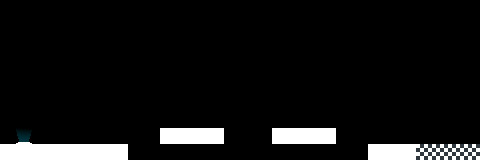

Rendered tile map (Tiled .tmx) drawn with the repository's tilesets; below, a short description and the full map source, tile grids included:
An orthogonal 30x10 tile map with 16x16 px tiles, 4 tile layers (Platform, Spawn, Finish, Spike) and 1 object.

<map version="1.8" tiledversion="1.8.5" orientation="orthogonal" renderorder="right-down" width="30" height="10" tilewidth="16" tileheight="16" infinite="0" nextlayerid="11" nextobjectid="5">
 <editorsettings>
  <export target="../level-1.json" format="json" />
 </editorsettings>
 <tileset firstgid="1" source="boxel-rebound-tileset.tsx" />
 <layer id="1" name="Platform" width="30" height="10">
  <data encoding="csv">
0,0,0,0,0,0,0,0,0,0,0,0,0,0,0,0,0,0,0,0,0,0,0,0,0,0,0,0,0,0,
0,0,0,0,0,0,0,0,0,0,0,0,0,0,0,0,0,0,0,0,0,0,0,0,0,0,0,0,0,0,
0,0,0,0,0,0,0,0,0,0,0,0,0,0,0,0,0,0,0,0,0,0,0,0,0,0,0,0,0,0,
0,0,0,0,0,0,0,0,0,0,0,0,0,0,0,0,0,0,0,0,0,0,0,0,0,0,0,0,0,0,
0,0,0,0,0,0,0,0,0,0,0,0,0,0,0,0,0,0,0,0,0,0,0,0,0,0,0,0,0,0,
0,0,0,0,0,0,0,0,0,0,0,0,0,0,0,0,0,0,0,0,0,0,0,0,0,0,0,0,0,0,
0,0,0,0,0,0,0,0,0,0,0,0,0,0,0,0,0,0,0,0,0,0,0,0,0,0,0,0,0,0,
0,0,0,0,0,0,0,0,0,0,0,0,0,0,0,0,0,0,0,0,0,0,0,0,0,0,0,0,0,0,
0,0,0,0,0,0,0,0,0,0,3,3,3,3,0,0,0,3,3,3,3,0,0,0,0,0,0,0,0,0,
3,3,3,3,3,3,3,3,0,0,0,0,0,0,0,0,0,0,0,0,0,0,0,3,3,3,0,0,0,0
</data>
 </layer>
 <layer id="2" name="Spawn" width="30" height="10">
  <data encoding="csv">
0,0,0,0,0,0,0,0,0,0,0,0,0,0,0,0,0,0,0,0,0,0,0,0,0,0,0,0,0,0,
0,0,0,0,0,0,0,0,0,0,0,0,0,0,0,0,0,0,0,0,0,0,0,0,0,0,0,0,0,0,
0,0,0,0,0,0,0,0,0,0,0,0,0,0,0,0,0,0,0,0,0,0,0,0,0,0,0,0,0,0,
0,0,0,0,0,0,0,0,0,0,0,0,0,0,0,0,0,0,0,0,0,0,0,0,0,0,0,0,0,0,
0,0,0,0,0,0,0,0,0,0,0,0,0,0,0,0,0,0,0,0,0,0,0,0,0,0,0,0,0,0,
0,0,0,0,0,0,0,0,0,0,0,0,0,0,0,0,0,0,0,0,0,0,0,0,0,0,0,0,0,0,
0,0,0,0,0,0,0,0,0,0,0,0,0,0,0,0,0,0,0,0,0,0,0,0,0,0,0,0,0,0,
0,0,0,0,0,0,0,0,0,0,0,0,0,0,0,0,0,0,0,0,0,0,0,0,0,0,0,0,0,0,
0,4,0,0,0,0,0,0,0,0,0,0,0,0,0,0,0,0,0,0,0,0,0,0,0,0,0,0,0,0,
0,0,0,0,0,0,0,0,0,0,0,0,0,0,0,0,0,0,0,0,0,0,0,0,0,0,0,0,0,0
</data>
 </layer>
 <layer id="3" name="Finish" width="30" height="10">
  <data encoding="csv">
0,0,0,0,0,0,0,0,0,0,0,0,0,0,0,0,0,0,0,0,0,0,0,0,0,0,0,0,0,0,
0,0,0,0,0,0,0,0,0,0,0,0,0,0,0,0,0,0,0,0,0,0,0,0,0,0,0,0,0,0,
0,0,0,0,0,0,0,0,0,0,0,0,0,0,0,0,0,0,0,0,0,0,0,0,0,0,0,0,0,0,
0,0,0,0,0,0,0,0,0,0,0,0,0,0,0,0,0,0,0,0,0,0,0,0,0,0,0,0,0,0,
0,0,0,0,0,0,0,0,0,0,0,0,0,0,0,0,0,0,0,0,0,0,0,0,0,0,0,0,0,0,
0,0,0,0,0,0,0,0,0,0,0,0,0,0,0,0,0,0,0,0,0,0,0,0,0,0,0,0,0,0,
0,0,0,0,0,0,0,0,0,0,0,0,0,0,0,0,0,0,0,0,0,0,0,0,0,0,0,0,0,0,
0,0,0,0,0,0,0,0,0,0,0,0,0,0,0,0,0,0,0,0,0,0,0,0,0,0,0,0,0,0,
0,0,0,0,0,0,0,0,0,0,0,0,0,0,0,0,0,0,0,0,0,0,0,0,0,0,0,0,0,0,
0,0,0,0,0,0,0,0,0,0,0,0,0,0,0,0,0,0,0,0,0,0,0,0,0,0,1,1,1,1
</data>
 </layer>
 <layer id="10" name="Spike" width="30" height="10">
  <data encoding="csv">
0,0,0,0,0,0,0,0,0,0,0,0,0,0,0,0,0,0,0,0,0,0,0,0,0,0,0,0,0,0,
0,0,0,0,0,0,0,0,0,0,0,0,0,0,0,0,0,0,0,0,0,0,0,0,0,0,0,0,0,0,
0,0,0,0,0,0,0,0,0,0,0,0,0,0,0,0,0,0,0,0,0,0,0,0,0,0,0,0,0,0,
0,0,0,0,0,0,0,0,0,0,0,0,0,0,0,0,0,0,0,0,0,0,0,0,0,0,0,0,0,0,
0,0,0,0,0,0,0,0,0,0,0,0,0,0,0,0,0,0,0,0,0,0,0,0,0,0,0,0,0,0,
0,0,0,0,0,0,0,0,0,0,0,0,0,0,0,0,0,0,0,0,0,0,0,0,0,0,0,0,0,0,
0,0,0,0,0,0,0,0,0,0,0,0,0,0,0,0,0,0,0,0,0,0,0,0,0,0,0,0,0,0,
0,0,0,0,0,0,0,0,0,0,0,0,0,0,0,0,0,0,0,0,0,0,0,0,0,0,0,0,0,0,
0,0,0,0,0,0,0,0,0,0,0,0,0,0,0,0,0,0,0,0,0,0,0,0,0,0,0,0,0,0,
0,0,0,0,0,0,0,0,0,0,0,0,0,0,0,0,0,0,0,0,0,0,0,0,0,0,0,0,0,0
</data>
 </layer>
 <objectgroup id="9" name="Messages">
  <object id="4" gid="2" x="80" y="112" width="16" height="16">
   <properties>
    <property name="text" value="Hello!" />
   </properties>
  </object>
 </objectgroup>
</map>
